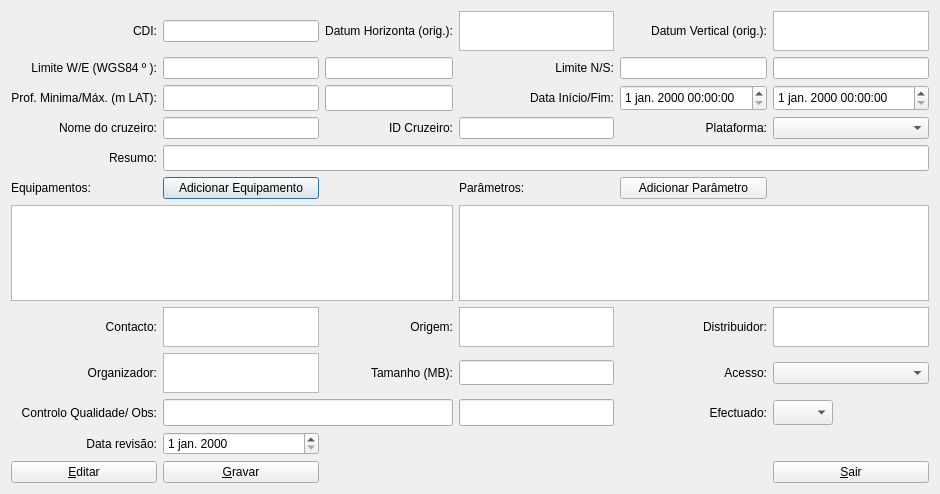
<?xml version="1.0" encoding="UTF-8"?>
<ui version="4.0">
 <class>DialogFormEdit</class>
 <widget class="QDialog" name="DialogFormEdit">
  <property name="geometry">
   <rect>
    <x>0</x>
    <y>0</y>
    <width>940</width>
    <height>494</height>
   </rect>
  </property>
  <property name="maximumSize">
   <size>
    <width>16777215</width>
    <height>494</height>
   </size>
  </property>
  <property name="windowTitle">
   <string>Editar</string>
  </property>
  <property name="locale">
   <locale language="Portuguese" country="Portugal"/>
  </property>
  <layout class="QGridLayout" name="gridLayout">
   <item row="0" column="0">
    <widget class="QLabel" name="lbl_CDI">
     <property name="text">
      <string>CDI:</string>
     </property>
     <property name="alignment">
      <set>Qt::AlignRight|Qt::AlignTrailing|Qt::AlignVCenter</set>
     </property>
    </widget>
   </item>
   <item row="0" column="1">
    <widget class="QLineEdit" name="lineEdit_CDI">
     <property name="locale">
      <locale language="Portuguese" country="Portugal"/>
     </property>
    </widget>
   </item>
   <item row="0" column="2">
    <widget class="QLabel" name="label_Datum_Horiz">
     <property name="text">
      <string>Datum Horizonta (orig.):</string>
     </property>
     <property name="alignment">
      <set>Qt::AlignRight|Qt::AlignTrailing|Qt::AlignVCenter</set>
     </property>
    </widget>
   </item>
   <item row="0" column="3">
    <widget class="QTextEdit" name="textEdit_Datum_H">
     <property name="maximumSize">
      <size>
       <width>16777215</width>
       <height>40</height>
      </size>
     </property>
    </widget>
   </item>
   <item row="0" column="4">
    <widget class="QLabel" name="label_Datum_Verti">
     <property name="text">
      <string>Datum Vertical (orig.):</string>
     </property>
     <property name="alignment">
      <set>Qt::AlignRight|Qt::AlignTrailing|Qt::AlignVCenter</set>
     </property>
    </widget>
   </item>
   <item row="0" column="5">
    <widget class="QTextEdit" name="textEdit_Datum_V">
     <property name="maximumSize">
      <size>
       <width>16777215</width>
       <height>40</height>
      </size>
     </property>
    </widget>
   </item>
   <item row="1" column="0">
    <widget class="QLabel" name="label_Limite_W">
     <property name="text">
      <string>Limite W/E (WGS84 º ):</string>
     </property>
     <property name="alignment">
      <set>Qt::AlignRight|Qt::AlignTrailing|Qt::AlignVCenter</set>
     </property>
    </widget>
   </item>
   <item row="1" column="1">
    <widget class="QLineEdit" name="lineEdit_Limite_W">
     <property name="maximumSize">
      <size>
       <width>16777215</width>
       <height>26</height>
      </size>
     </property>
     <property name="locale">
      <locale language="Portuguese" country="Portugal"/>
     </property>
    </widget>
   </item>
   <item row="1" column="2">
    <widget class="QLineEdit" name="lineEdit_Limite_E">
     <property name="maximumSize">
      <size>
       <width>16777215</width>
       <height>26</height>
      </size>
     </property>
     <property name="locale">
      <locale language="Portuguese" country="Portugal"/>
     </property>
    </widget>
   </item>
   <item row="1" column="3">
    <widget class="QLabel" name="label_Limite_N">
     <property name="text">
      <string>Limite N/S:</string>
     </property>
     <property name="alignment">
      <set>Qt::AlignRight|Qt::AlignTrailing|Qt::AlignVCenter</set>
     </property>
    </widget>
   </item>
   <item row="1" column="4">
    <widget class="QLineEdit" name="lineEdit_Limite_N">
     <property name="maximumSize">
      <size>
       <width>16777215</width>
       <height>26</height>
      </size>
     </property>
     <property name="locale">
      <locale language="Portuguese" country="Portugal"/>
     </property>
    </widget>
   </item>
   <item row="1" column="5">
    <widget class="QLineEdit" name="lineEdit_Limite_S">
     <property name="maximumSize">
      <size>
       <width>200</width>
       <height>26</height>
      </size>
     </property>
     <property name="locale">
      <locale language="Portuguese" country="Portugal"/>
     </property>
    </widget>
   </item>
   <item row="2" column="0">
    <widget class="QLabel" name="label__Prof_Min">
     <property name="text">
      <string>Prof. Minima/Máx. (m LAT):</string>
     </property>
     <property name="alignment">
      <set>Qt::AlignRight|Qt::AlignTrailing|Qt::AlignVCenter</set>
     </property>
    </widget>
   </item>
   <item row="2" column="1">
    <widget class="QLineEdit" name="lineEdit_ProfMin">
     <property name="maximumSize">
      <size>
       <width>16777215</width>
       <height>26</height>
      </size>
     </property>
     <property name="locale">
      <locale language="Portuguese" country="Portugal"/>
     </property>
    </widget>
   </item>
   <item row="2" column="2">
    <widget class="QLineEdit" name="lineEdit_ProfMax">
     <property name="maximumSize">
      <size>
       <width>16777215</width>
       <height>26</height>
      </size>
     </property>
     <property name="locale">
      <locale language="Portuguese" country="Portugal"/>
     </property>
    </widget>
   </item>
   <item row="2" column="3">
    <widget class="QLabel" name="label_Data_ini">
     <property name="text">
      <string>Data Início/Fim:</string>
     </property>
     <property name="alignment">
      <set>Qt::AlignRight|Qt::AlignTrailing|Qt::AlignVCenter</set>
     </property>
    </widget>
   </item>
   <item row="2" column="4">
    <widget class="QDateTimeEdit" name="dateTimeEdit_Ini">
     <property name="minimumSize">
      <size>
       <width>0</width>
       <height>26</height>
      </size>
     </property>
     <property name="locale">
      <locale language="Portuguese" country="Portugal"/>
     </property>
    </widget>
   </item>
   <item row="2" column="5">
    <widget class="QDateTimeEdit" name="dateTimeEdit_Fim">
     <property name="minimumSize">
      <size>
       <width>0</width>
       <height>26</height>
      </size>
     </property>
     <property name="maximumSize">
      <size>
       <width>200</width>
       <height>16777215</height>
      </size>
     </property>
     <property name="locale">
      <locale language="Portuguese" country="Portugal"/>
     </property>
    </widget>
   </item>
   <item row="3" column="0">
    <widget class="QLabel" name="label_Cruzeiro">
     <property name="text">
      <string>Nome do cruzeiro:</string>
     </property>
     <property name="alignment">
      <set>Qt::AlignRight|Qt::AlignTrailing|Qt::AlignVCenter</set>
     </property>
    </widget>
   </item>
   <item row="3" column="1">
    <widget class="QLineEdit" name="lineEdit_Cruzeiro">
     <property name="maximumSize">
      <size>
       <width>16777215</width>
       <height>26</height>
      </size>
     </property>
     <property name="locale">
      <locale language="English" country="UnitedKingdom"/>
     </property>
    </widget>
   </item>
   <item row="3" column="2">
    <widget class="QLabel" name="label_ID_Cruzeiro">
     <property name="text">
      <string>ID Cruzeiro:</string>
     </property>
     <property name="alignment">
      <set>Qt::AlignRight|Qt::AlignTrailing|Qt::AlignVCenter</set>
     </property>
    </widget>
   </item>
   <item row="3" column="3">
    <widget class="QLineEdit" name="lineEdit_ID_Cruzeiro">
     <property name="maximumSize">
      <size>
       <width>16777215</width>
       <height>26</height>
      </size>
     </property>
     <property name="locale">
      <locale language="English" country="UnitedKingdom"/>
     </property>
    </widget>
   </item>
   <item row="3" column="4">
    <widget class="QLabel" name="label_Plataforma">
     <property name="text">
      <string>Plataforma:</string>
     </property>
     <property name="alignment">
      <set>Qt::AlignRight|Qt::AlignTrailing|Qt::AlignVCenter</set>
     </property>
    </widget>
   </item>
   <item row="3" column="5">
    <widget class="QComboBox" name="comboBox_Plataforma">
     <property name="maximumSize">
      <size>
       <width>200</width>
       <height>16777215</height>
      </size>
     </property>
    </widget>
   </item>
   <item row="4" column="0">
    <widget class="QLabel" name="label_Resumo">
     <property name="text">
      <string>Resumo:</string>
     </property>
     <property name="alignment">
      <set>Qt::AlignRight|Qt::AlignTrailing|Qt::AlignVCenter</set>
     </property>
    </widget>
   </item>
   <item row="5" column="0">
    <widget class="QLabel" name="label_Equipamentos">
     <property name="text">
      <string>Equipamentos:</string>
     </property>
    </widget>
   </item>
   <item row="5" column="1">
    <widget class="QPushButton" name="pushButtonAddEquip">
     <property name="sizePolicy">
      <sizepolicy hsizetype="Expanding" vsizetype="Fixed">
       <horstretch>0</horstretch>
       <verstretch>0</verstretch>
      </sizepolicy>
     </property>
     <property name="minimumSize">
      <size>
       <width>0</width>
       <height>0</height>
      </size>
     </property>
     <property name="maximumSize">
      <size>
       <width>16777215</width>
       <height>16777215</height>
      </size>
     </property>
     <property name="text">
      <string>Adicionar Equipamento</string>
     </property>
    </widget>
   </item>
   <item row="5" column="3">
    <widget class="QLabel" name="label_Parametros">
     <property name="text">
      <string>Parâmetros:</string>
     </property>
    </widget>
   </item>
   <item row="5" column="4">
    <widget class="QPushButton" name="pushButtonAddParam">
     <property name="sizePolicy">
      <sizepolicy hsizetype="Preferred" vsizetype="Fixed">
       <horstretch>0</horstretch>
       <verstretch>0</verstretch>
      </sizepolicy>
     </property>
     <property name="maximumSize">
      <size>
       <width>16777215</width>
       <height>16777215</height>
      </size>
     </property>
     <property name="text">
      <string>Adicionar Parâmetro</string>
     </property>
    </widget>
   </item>
   <item row="6" column="0" colspan="3">
    <widget class="QListWidget" name="listWidget_Equip">
     <property name="sizePolicy">
      <sizepolicy hsizetype="Preferred" vsizetype="MinimumExpanding">
       <horstretch>0</horstretch>
       <verstretch>0</verstretch>
      </sizepolicy>
     </property>
     <property name="minimumSize">
      <size>
       <width>0</width>
       <height>27</height>
      </size>
     </property>
     <property name="maximumSize">
      <size>
       <width>16777215</width>
       <height>120</height>
      </size>
     </property>
     <property name="font">
      <font>
       <family>MS Shell Dlg 2</family>
       <pointsize>8</pointsize>
      </font>
     </property>
    </widget>
   </item>
   <item row="6" column="3" colspan="3">
    <widget class="QListWidget" name="listWidget_Param">
     <property name="sizePolicy">
      <sizepolicy hsizetype="Preferred" vsizetype="MinimumExpanding">
       <horstretch>0</horstretch>
       <verstretch>0</verstretch>
      </sizepolicy>
     </property>
     <property name="minimumSize">
      <size>
       <width>0</width>
       <height>27</height>
      </size>
     </property>
     <property name="maximumSize">
      <size>
       <width>16777215</width>
       <height>120</height>
      </size>
     </property>
     <property name="font">
      <font>
       <family>MS Shell Dlg 2</family>
       <pointsize>8</pointsize>
      </font>
     </property>
    </widget>
   </item>
   <item row="7" column="0">
    <widget class="QLabel" name="label_Contacto">
     <property name="text">
      <string>Contacto:</string>
     </property>
     <property name="alignment">
      <set>Qt::AlignRight|Qt::AlignTrailing|Qt::AlignVCenter</set>
     </property>
    </widget>
   </item>
   <item row="7" column="1">
    <widget class="QTextEdit" name="textEdit_Contacto">
     <property name="maximumSize">
      <size>
       <width>16777215</width>
       <height>40</height>
      </size>
     </property>
    </widget>
   </item>
   <item row="7" column="2">
    <widget class="QLabel" name="label_Origem">
     <property name="text">
      <string>Origem:</string>
     </property>
     <property name="alignment">
      <set>Qt::AlignRight|Qt::AlignTrailing|Qt::AlignVCenter</set>
     </property>
    </widget>
   </item>
   <item row="7" column="3">
    <widget class="QTextEdit" name="textEdit_Origem">
     <property name="maximumSize">
      <size>
       <width>16777215</width>
       <height>40</height>
      </size>
     </property>
    </widget>
   </item>
   <item row="7" column="4">
    <widget class="QLabel" name="label_Distribuidor">
     <property name="text">
      <string>Distribuidor:</string>
     </property>
     <property name="alignment">
      <set>Qt::AlignRight|Qt::AlignTrailing|Qt::AlignVCenter</set>
     </property>
    </widget>
   </item>
   <item row="7" column="5">
    <widget class="QTextEdit" name="textEdit_Distributor">
     <property name="maximumSize">
      <size>
       <width>200</width>
       <height>40</height>
      </size>
     </property>
    </widget>
   </item>
   <item row="8" column="0">
    <widget class="QLabel" name="label_Organizador">
     <property name="text">
      <string>Organizador:</string>
     </property>
     <property name="alignment">
      <set>Qt::AlignRight|Qt::AlignTrailing|Qt::AlignVCenter</set>
     </property>
    </widget>
   </item>
   <item row="8" column="1">
    <widget class="QTextEdit" name="textEdit_Organizador">
     <property name="maximumSize">
      <size>
       <width>16777215</width>
       <height>40</height>
      </size>
     </property>
    </widget>
   </item>
   <item row="8" column="2">
    <widget class="QLabel" name="label_Tamanho">
     <property name="text">
      <string>Tamanho (MB):</string>
     </property>
     <property name="alignment">
      <set>Qt::AlignRight|Qt::AlignTrailing|Qt::AlignVCenter</set>
     </property>
    </widget>
   </item>
   <item row="8" column="3">
    <widget class="QLineEdit" name="lineEdit_Tamanho">
     <property name="minimumSize">
      <size>
       <width>0</width>
       <height>25</height>
      </size>
     </property>
     <property name="maximumSize">
      <size>
       <width>16777215</width>
       <height>25</height>
      </size>
     </property>
     <property name="toolTip">
      <string>&lt;html&gt;&lt;head/&gt;&lt;body&gt;&lt;p&gt;Valor inteiro (Mbytes)&lt;/p&gt;&lt;/body&gt;&lt;/html&gt;</string>
     </property>
     <property name="locale">
      <locale language="Portuguese" country="Portugal"/>
     </property>
    </widget>
   </item>
   <item row="8" column="4">
    <widget class="QLabel" name="label_Acesso">
     <property name="text">
      <string>Acesso:</string>
     </property>
     <property name="alignment">
      <set>Qt::AlignRight|Qt::AlignTrailing|Qt::AlignVCenter</set>
     </property>
    </widget>
   </item>
   <item row="8" column="5">
    <widget class="QComboBox" name="comboBox_Acesso"/>
   </item>
   <item row="9" column="0">
    <widget class="QLabel" name="label_QC">
     <property name="locale">
      <locale language="Portuguese" country="Portugal"/>
     </property>
     <property name="text">
      <string>Controlo Qualidade/ Obs:</string>
     </property>
     <property name="alignment">
      <set>Qt::AlignRight|Qt::AlignTrailing|Qt::AlignVCenter</set>
     </property>
    </widget>
   </item>
   <item row="9" column="3">
    <widget class="QLineEdit" name="lineEdit_QC_Obs">
     <property name="minimumSize">
      <size>
       <width>0</width>
       <height>27</height>
      </size>
     </property>
     <property name="locale">
      <locale language="Portuguese" country="Portugal"/>
     </property>
    </widget>
   </item>
   <item row="9" column="4">
    <widget class="QLabel" name="label_QC_Feito">
     <property name="text">
      <string>Efectuado:</string>
     </property>
     <property name="alignment">
      <set>Qt::AlignRight|Qt::AlignTrailing|Qt::AlignVCenter</set>
     </property>
    </widget>
   </item>
   <item row="9" column="5">
    <widget class="QComboBox" name="comboBox_QC_Feito">
     <property name="minimumSize">
      <size>
       <width>50</width>
       <height>25</height>
      </size>
     </property>
     <property name="maximumSize">
      <size>
       <width>60</width>
       <height>16777215</height>
      </size>
     </property>
    </widget>
   </item>
   <item row="10" column="0">
    <widget class="QLabel" name="label_Rev_Date">
     <property name="locale">
      <locale language="Portuguese" country="Portugal"/>
     </property>
     <property name="text">
      <string>Data revisão:</string>
     </property>
     <property name="alignment">
      <set>Qt::AlignRight|Qt::AlignTrailing|Qt::AlignVCenter</set>
     </property>
    </widget>
   </item>
   <item row="10" column="1">
    <widget class="QDateEdit" name="dateEdit_Rev_Date"/>
   </item>
   <item row="11" column="0">
    <widget class="QPushButton" name="pushButton_Editar">
     <property name="text">
      <string>&amp;Editar</string>
     </property>
    </widget>
   </item>
   <item row="11" column="1">
    <widget class="QPushButton" name="pushButton_Gravar">
     <property name="text">
      <string>&amp;Gravar</string>
     </property>
    </widget>
   </item>
   <item row="11" column="5">
    <widget class="QPushButton" name="pushButton_Sair">
     <property name="text">
      <string>&amp;Sair</string>
     </property>
    </widget>
   </item>
   <item row="9" column="1" colspan="2">
    <widget class="QLineEdit" name="lineEdit_QC">
     <property name="minimumSize">
      <size>
       <width>0</width>
       <height>27</height>
      </size>
     </property>
     <property name="locale">
      <locale language="Portuguese" country="Portugal"/>
     </property>
    </widget>
   </item>
   <item row="4" column="1" colspan="5">
    <widget class="QLineEdit" name="lineEdit_Resumo">
     <property name="minimumSize">
      <size>
       <width>0</width>
       <height>26</height>
      </size>
     </property>
     <property name="maximumSize">
      <size>
       <width>16777215</width>
       <height>26</height>
      </size>
     </property>
     <property name="locale">
      <locale language="Portuguese" country="Portugal"/>
     </property>
    </widget>
   </item>
  </layout>
 </widget>
 <resources/>
 <connections>
  <connection>
   <sender>pushButton_Sair</sender>
   <signal>clicked()</signal>
   <receiver>DialogFormEdit</receiver>
   <slot>close()</slot>
   <hints>
    <hint type="sourcelabel">
     <x>1045</x>
     <y>468</y>
    </hint>
    <hint type="destinationlabel">
     <x>584</x>
     <y>246</y>
    </hint>
   </hints>
  </connection>
 </connections>
</ui>
